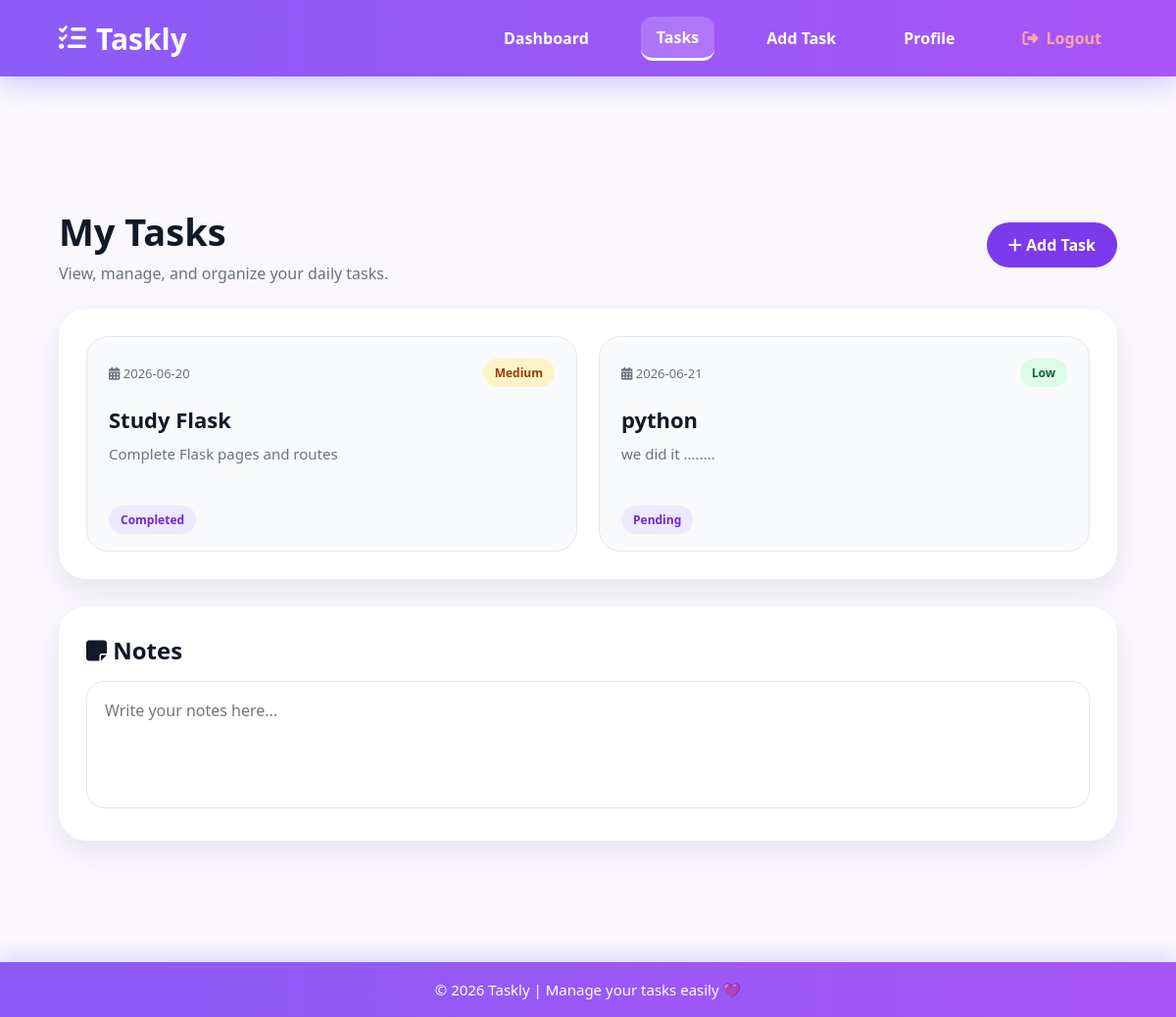
Page /tasks (signed in) on the committed database.
### tables this page shows
CREATE TABLE tasks (
    id INTEGER PRIMARY KEY AUTOINCREMENT,
    title TEXT NOT NULL,
    description TEXT,
    due_date DATE,
    priority TEXT NOT NULL CHECK(priority IN ('Low', 'Medium', 'High')),
    status TEXT NOT NULL DEFAULT 'In Progress',
    user_id INTEGER NOT NULL, category_id INTEGER,
    FOREIGN KEY (user_id) REFERENCES users(id)
);

### app.py (the view)
@app.route("/tasks")
def tasks():
    if "user_id" not in session:
        return redirect(url_for("login"))
    conn = get_db()
    tasks = conn.execute(
        "SELECT * FROM tasks WHERE user_id = ?",
        (session["user_id"],)
    ).fetchall()
    conn.close()
    return render_template("tasks.html", tasks=tasks)

### app.py (called while the page is built)
def get_db():
    conn = sqlite3.connect("taskly.db")
    conn.row_factory = sqlite3.Row
    return conn

### templates/tasks.html (shortened to what this page needs)
{% extends "layout.html" %}
{% block content %}
<div class="tasks-page">
    <div class="tasks-header">
        <div>
            <h1>My Tasks</h1>
            <p>View, manage, and organize your daily tasks.</p>
        </div>
        <a href="{{ url_for('add_task') }}" class="add-task-btn">
            <i class="fa-solid fa-plus"></i>
            Add Task
        </a>
    </div>
    <div class="tasks-grid">
        {% if tasks %}
            {% for task in tasks %}
            <a href="{{ url_for('task_details', task_id=task['id']) }}" class="task-card-pro">
                <div class="task-card-top">
                    <span class="task-date">
                        <i class="fa-solid fa-calendar-days"></i>
                        {{ task["due_date"] }}
                    </span>
                    <span class="priority-badge {{ task['priority']|lower }}">
                        {{ task["priority"] }}
                    </span>
                </div>
                <h3>{{ task["title"] }}</h3>
                <p>{{ task["description"] }}</p>
                <div class="task-card-bottom">
                    <span class="status-badge">
                        {{ task["status"] }}
                    </span>
                </div>
            </a>
            {% endfor %}
        {% else %}
            <div class="empty-tasks">
                <i class="fa-solid fa-clipboard-list"></i>
                <h3>No tasks yet</h3>
                <p>Add your first task and start organizing your day.</p>
            </div>
        {% endif %}
    </div>
    <div class="notes-card">
        <h2>
            <i class="fa-solid fa-note-sticky"></i>
            Notes
        </h2>
        <textarea placeholder="Write your notes here..."></textarea>
    </div>
</div>
{% endblock %}

### static/css/style.css (style rules this page uses)
* { margin: 0; padding: 0; box-sizing: border-box; font-family: "Segoe UI", sans-serif; }
body { min-height: 100svh; display: flex; justify-content: center; align-items: center; background: #faf7ff; padding-top: 100px; padding-bottom: 80px; }
.add-task-btn { background: #7c3aed; color: white; padding: 12px 22px; border-radius: 30px; text-decoration: none; font-weight: bold; }
.tasks-page { width: 1100px; max-width: 90%; margin-top: 110px; margin-bottom: 100px; }
.tasks-header { display: flex; justify-content: space-between; align-items: center; margin-bottom: 25px; }
.tasks-header h1 { font-size: 38px; color: #111827; }
.tasks-header p { color: #6b7280; margin-top: 6px; }
.tasks-grid { display: grid; grid-template-columns: repeat(auto-fit, minmax(240px, 1fr)); gap: 22px; background: white; padding: 28px; border-radius: 28px; box-shadow: 0 12px 30px rgba(0,0,0,.08); }
.task-card-pro { display: block; background: #f9fafb; border: 1px solid #e5e7eb; border-radius: 22px; padding: 22px; text-decoration: none; transition: .3s; }
.task-card-top { display: flex; justify-content: space-between; align-items: center; margin-bottom: 18px; gap: 10px; }
.task-date { font-size: 13px; color: #6b7280; }
.priority-badge, .status-badge { padding: 6px 12px; border-radius: 20px; font-size: 12px; font-weight: bold; }
.priority-badge.low { background: #dcfce7; color: #166534; }
.priority-badge.medium { background: #fef3c7; color: #92400e; }
.task-card-pro h3 { color: #111827; font-size: 22px; margin-bottom: 10px; }
.task-card-pro p { color: #6b7280; font-size: 15px; min-height: 45px; }
.task-card-bottom { margin-top: 20px; }
.status-badge { background: #ede9fe; color: #6d28d9; }
.notes-card { margin-top: 28px; background: white; padding: 28px; border-radius: 28px; box-shadow: 0 12px 30px rgba(0,0,0,.08); }
.notes-card h2 { color: #111827; margin-bottom: 15px; }
.notes-card textarea { width: 100%; height: 130px; padding: 18px; border-radius: 18px; border: 1px solid #e5e7eb; resize: none; outline: none; font-size: 16px; }

### rows in the picture
tasks: due_date "2026-06-20", priority "Medium", title "Study Flask", description "Complete Flask pages and routes", status "Completed"
tasks: due_date "2026-06-21", priority "Low", title "python", description "we did it ........", status "Pending"
